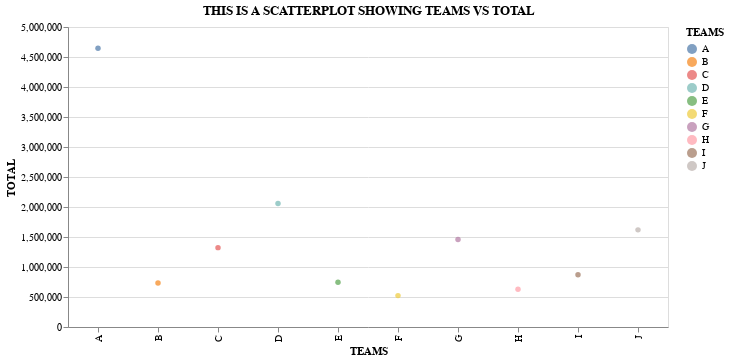

This figure's notebook cell:
### Code cell
scatter=alt.Chart(dp).mark_circle().encode(
    x='TEAMS',
    y='TOTAL',
    color='TEAMS',
    tooltip=['27/05/2024','28/05/2024','29/05/2024','30/05/2024','31/05/2024','03/06/2024','04/06/2024','05/06/2024','06/06/2024','07/06/2024']
).properties(
    title='THIS IS A SCATTERPLOT SHOWING TEAMS VS TOTAL',
    width=600,

    #height=400
).interactive()
scatter
